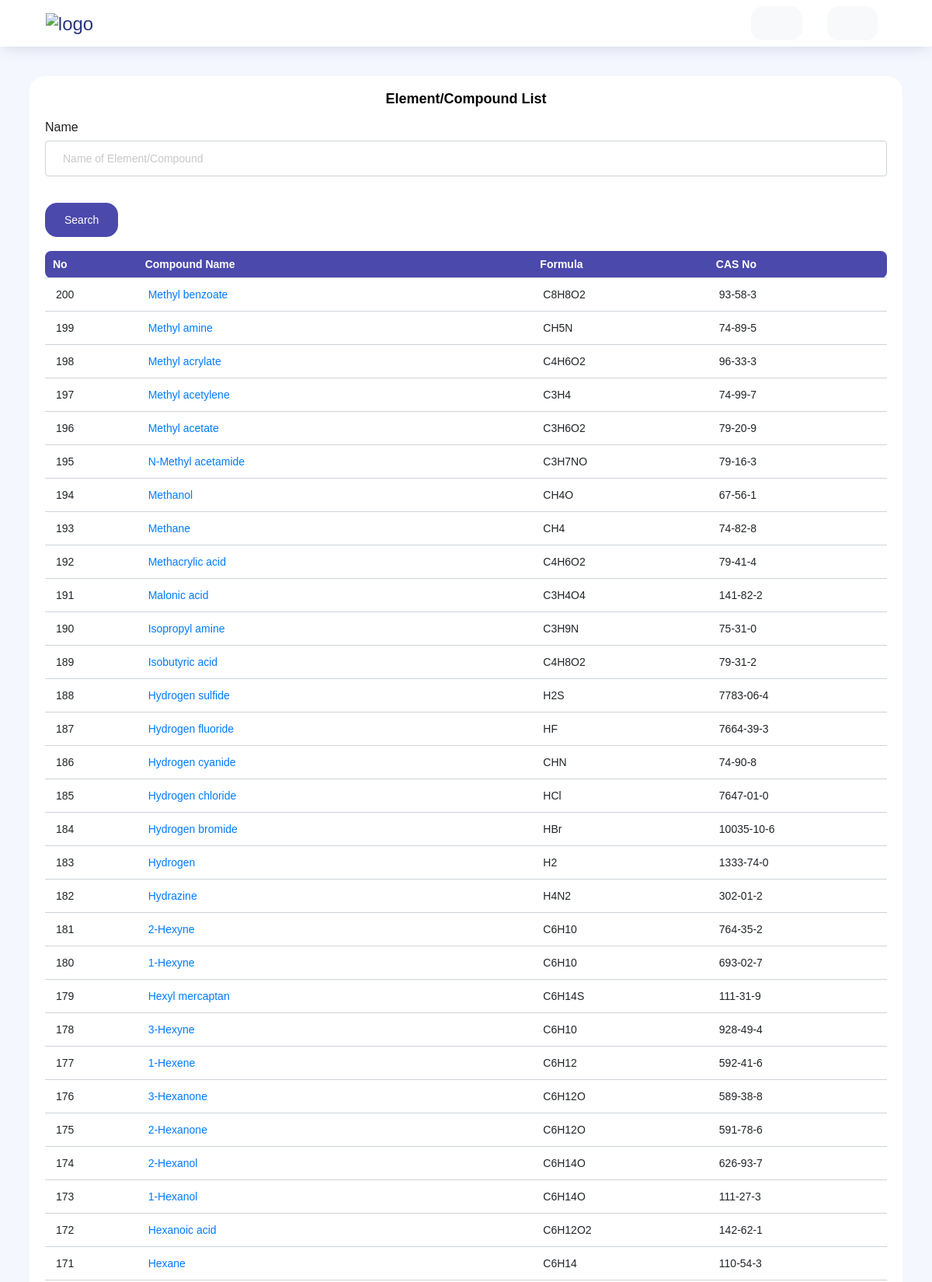
The page /element/?page=2 (upper part) on the database its author committed.
### core/models.py (models this page shows, shortened)
class Element(models.Model):
    name = models.CharField(max_length=300, blank=True, null=True)
    formula= RichTextUploadingField(max_length=200,blank=True, null=True)
    CASno = models.CharField(max_length=300,blank=True, null=True)

### core/views.py (the view)
# urls.py: path('element/', pro_home, name='Process'),
def pro_home(request):
    queryset = Element.objects.all().order_by('id')
    now = datetime.date(datetime.now())
    paginator = Paginator(queryset, 100)
    page = request.GET.get('page')
    queryset = paginator.get_page(page)
    form = ElementSearchForm(request.POST or None)
    if request.method == 'POST':
        queryset = Element.objects.filter(
									name__icontains=form['name'].value(),
									)
    context = {
        "queryset": queryset,
        'form': form,
        'now': now,
    }
    return render (request, 'pro.html', context)

### core/forms.py
class ElementSearchForm(forms.ModelForm):
    class Meta:
        model = Element
        fields = ['name', ]
        widgets = {
            'name':forms.TextInput(attrs={'id':'myInput','type':'text', 'name':'query','class':'form-control','placeholder':'Name of Element/Compound'}),
        }

### templates/pro.html (shortened to what this page needs)
{% extends "dashboard.html" %} {% load static %} {% block changepassword %} {% load crispy_forms_tags %}
<link rel="stylesheet" href="{% static 'css/pagination.css' %}">
<link rel="stylesheet" href="//maxcdn.bootstrapcdn.com/font-awesome/4.3.0/css/font-awesome.min.css">
<div class="row">
    <div class="col-md-12 grid-margin stretch-card">
        <div class="card">
            <div class="card-body">
                <h1 class="card-title text-center">Element/Compound list</h1>
                <form autocomplete="on" method='POST' action=''>{% csrf_token %}
                <div class="autocomplete">
                {{form|crispy}}
                    </div>
                    <br>
                    <input class="btn btn-primary mybutton" type="submit" value='Search' />
                </form>
                <br>
                <div class="table-responsive">
                    <table class="table table-hover display expandable-table">
                        <thead>
                            <tr>
                                <th>No</th>
                                <th>Compound Name</th>
                                <th>Formula</th>
                                <th>CAS No</th>
                            </tr>
                        </thead>
                        {% for instance in queryset reversed %}
                        <tr>
                            <td>{{instance.id}}</td>
                            <td><a href="{% url 'ProcessDetail' instance.id %}">{{instance.name}}</a></td>
                            <td>{{instance.formula| safe}}</td>
                            <td>{{instance.CASno | safe}}</td>
                        </tr>
                        {% endfor %}
                    </table>
                </div>
                <br>
            </div>
        </div>
    </div>
    {% endblock changepassword %}

### rows shown on the page
Element: id "200", name "Methyl benzoate", formula "C8H8O2", CASno "93-58-3"
Element: id "199", name "Methyl amine", formula "CH5N", CASno "74-89-5"
Element: id "198", name "Methyl acrylate", formula "C4H6O2", CASno "96-33-3"
Element: id "197", name "Methyl acetylene", formula "C3H4", CASno "74-99-7"
Element: id "196", name "Methyl acetate", formula "C3H6O2", CASno "79-20-9"
Element: id "195", name "N-Methyl acetamide", formula "C3H7NO", CASno "79-16-3"
Element: id "194", name "Methanol", formula "CH4O", CASno "67-56-1"
Element: id "193", name "Methane", formula "CH4", CASno "74-82-8"
Element: id "192", name "Methacrylic acid", formula "C4H6O2", CASno "79-41-4"
Element: id "191", name "Malonic acid", formula "C3H4O4", CASno "141-82-2"
Element: id "190", name "Isopropyl amine", formula "C3H9N", CASno "75-31-0"
Element: id "189", name "Isobutyric acid", formula "C4H8O2", CASno "79-31-2"
Element: id "188", name "Hydrogen sulfide", formula "H2S", CASno "7783-06-4"
Element: id "187", name "Hydrogen fluoride", formula "HF", CASno "7664-39-3"
Element: id "186", name "Hydrogen cyanide", formula "CHN", CASno "74-90-8"
Element: id "185", name "Hydrogen chloride", formula "HCl", CASno "7647-01-0"
Element: id "184", name "Hydrogen bromide", formula "HBr", CASno "10035-10-6"
Element: id "183", name "Hydrogen", formula "H2", CASno "1333-74-0"
Element: id "182", name "Hydrazine", formula "H4N2", CASno "302-01-2"
Element: id "181", name "2-Hexyne", formula "C6H10", CASno "764-35-2"
Element: id "180", name "1-Hexyne", formula "C6H10", CASno "693-02-7"
Element: id "179", name "Hexyl mercaptan", formula "C6H14S", CASno "111-31-9"
Element: id "178", name "3-Hexyne", formula "C6H10", CASno "928-49-4"
Element: id "177", name "1-Hexene", formula "C6H12", CASno "592-41-6"
Element: id "176", name "3-Hexanone", formula "C6H12O", CASno "589-38-8"
Element: id "175", name "2-Hexanone", formula "C6H12O", CASno "591-78-6"
Element: id "174", name "2-Hexanol", formula "C6H14O", CASno "626-93-7"
Element: id "173", name "1-Hexanol", formula "C6H14O", CASno "111-27-3"
Element: id "172", name "Hexanoic acid", formula "C6H12O2", CASno "142-62-1"
Element: id "171", name "Hexane", formula "C6H14", CASno "110-54-3"
